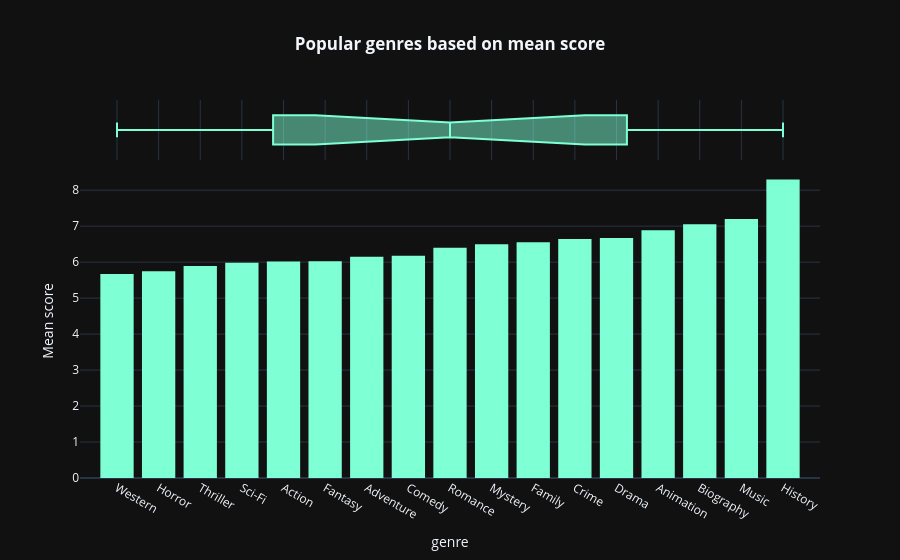

Notebook code for this chart:
### Code cell
fig=px.histogram(df.groupby('genre',as_index=False).mean().sort_values(by='score',ascending=True),x='genre',y='score',color_discrete_sequence=['aquamarine'],template='plotly_dark',marginal='box',title='<b>Popular genres based on mean score</b>')
fig.update_layout(title_x=0.5, yaxis_title='Mean score')

### Figure 1 — Plotly figure (JSON) as saved in the notebook; plotly's stock layout.template omitted (floating-point values rounded to 4 significant figures)
{"data": [{"alignmentgroup": "True", "bingroup": "x", "histfunc": "sum", "hovertemplate": "genre=%{x}<br>sum of score=%{y}<extra></extra>", "legendgroup": "", "marker": {"color": "aquamarine", "pattern": {"shape": ""}}, "name": "", "offsetgroup": "", "orientation": "v", "showlegend": false, "type": "histogram", "x": ["Western", "Horror", "Thriller", "Sci-Fi", "Action", "Fantasy", "Adventure", "Comedy", "Romance", "Mystery", "Family", "Crime", "Drama", "Animation", "Biography", "Music", "History"], "xaxis": "x", "y": [5.667, 5.744, 5.891, 5.983, 6.015, 6.024, 6.152, 6.179, 6.4, 6.5, 6.55, 6.645, 6.674, 6.883, 7.052, 7.2, 8.3], "yaxis": "y"}, {"alignmentgroup": "True", "hovertemplate": "genre=%{x}<extra></extra>", "legendgroup": "", "marker": {"color": "aquamarine"}, "name": "", "notched": true, "offsetgroup": "", "showlegend": false, "type": "box", "x": ["Western", "Horror", "Thriller", "Sci-Fi", "Action", "Fantasy", "Adventure", "Comedy", "Romance", "Mystery", "Family", "Crime", "Drama", "Animation", "Biography", "Music", "History"], "xaxis": "x2", "yaxis": "y2"}], "layout": {"barmode": "relative", "legend": {"tracegroupgap": 0}, "title": {"text": "<b>Popular genres based on mean score</b>", "x": 0.5}, "xaxis": {"anchor": "y", "domain": [0.0, 1.0], "title": {"text": "genre"}}, "xaxis2": {"anchor": "y2", "domain": [0.0, 1.0], "matches": "x", "showgrid": true, "showticklabels": false}, "yaxis": {"anchor": "x", "domain": [0.0, 0.8316], "title": {"text": "Mean score"}}, "yaxis2": {"anchor": "x2", "domain": [0.8416, 1.0], "matches": "y2", "showgrid": false, "showline": false, "showticklabels": false, "ticks": ""}}}
